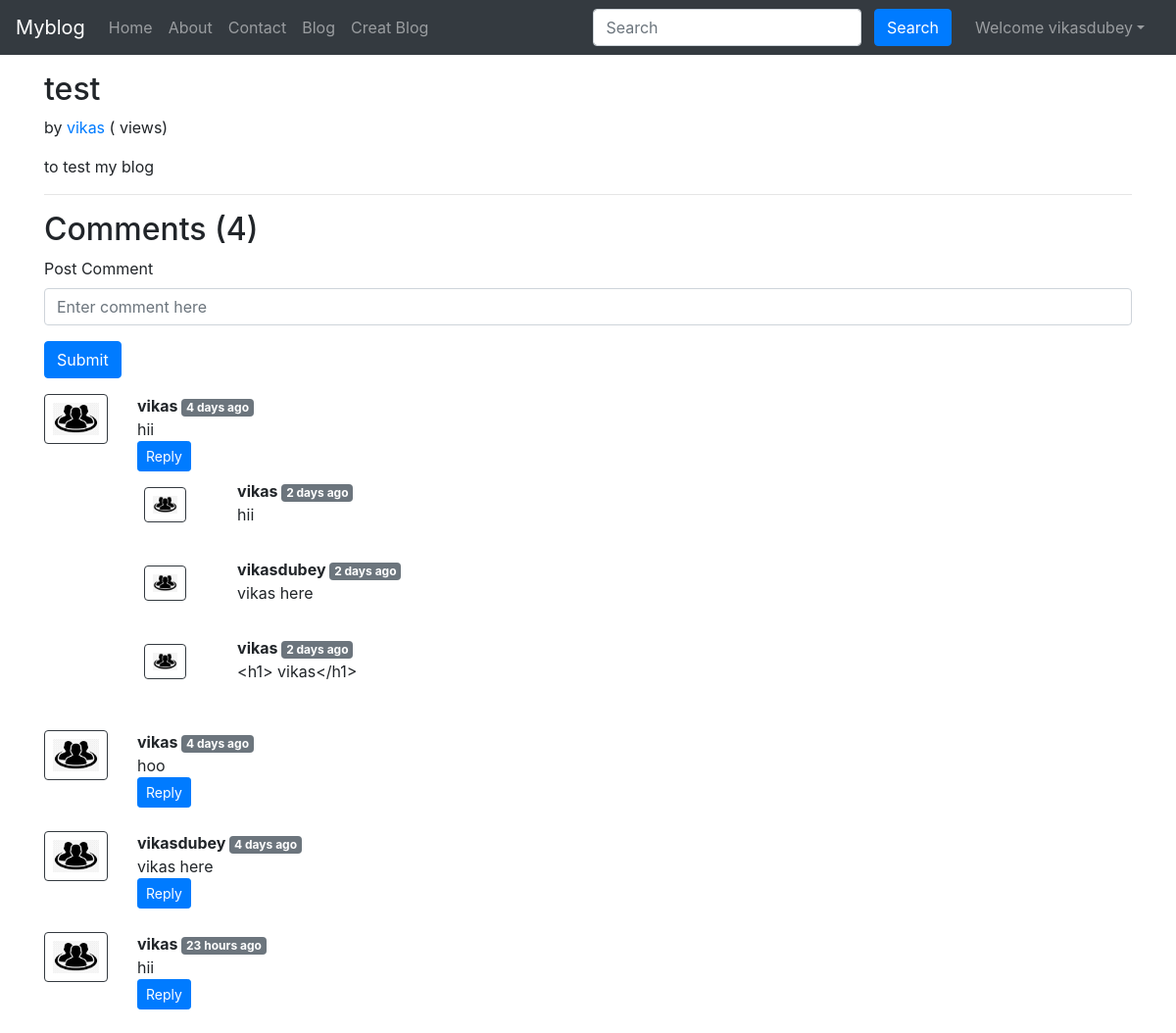
Page /blog/vikas (signed in) on the committed database.
### blog/models.py (models this page shows, shortened)
class Post(models.Model):
    sno=models.AutoField(primary_key=True)
    title=models.CharField(max_length=255)
    author=models.CharField(max_length=14)
    slug=models.CharField(max_length=130,blank=True, null=True)
    timestamp= models.DateTimeField(default=now)
    content=models.TextField()

class BlogComment(models.Model):
    sno= models.AutoField(primary_key=True)
    comment=models.TextField()
    user=models.ForeignKey(User, on_delete=models.CASCADE)
    post=models.ForeignKey(Post, on_delete=models.CASCADE)
    parent=models.ForeignKey('self',on_delete=models.CASCADE, null=True )
    timestamp= models.DateTimeField(default=now)

### blog/views.py (the view)
# urls.py: path('<str:slug>', views.blogPost, name='blogPost'),
def blogPost(request, slug):
    post=Post.objects.filter(slug=slug).first()
    comments= BlogComment.objects.filter(post=post, parent=None)
    replies= BlogComment.objects.filter(post=post).exclude(parent=None)
    replyDict={}
    for reply in replies:
        if reply.parent.sno not in replyDict.keys():
            replyDict[reply.parent.sno]=[reply]
        else:
            replyDict[reply.parent.sno].append(reply)
    context={'post':post, 'comments': comments, 'user': request.user, 'replyDict': replyDict}
    return render(request, "blog/blogPost.html", context)

### blog/templatetags/extras.py (called while the page is built)
@register.filter(name='get_val')
def get_val(dict, key):
    return dict.get(key)

### templates/blog/blogPost.html (shortened to what this page needs)
{% extends 'base.html' %}
{% block body %}
{% load humanize %}
{% load extras %}
<div class="container my-3">
    <h2 class="blog-post-title">{{post.title}}</h2>
    <p class="blog-post-meta">{{post.timeStamp}} by <a href="/about">{{post.author}}</a> (<span > {{post.views}} views</span>)</p>
    <p>{{post.content|safe}}</p>
    <hr>
</div>
<div class="container">
    <h2> Comments ({{comments.count}}) </h2>
    <div class="my-2">
        {% if user.is_authenticated %}
        <form action="/blog/postComment" method="post">
            <div class="form-group">
                <label for="exampleInputEmail1">Post Comment </label>
                <input type="text" class="form-control" name="comment" placeholder="Enter comment here">
            </div>
            <button type="submit" class="btn btn-primary">Submit</button>
        </form>
        {% else %}
        Please login to post a comment
        {% endif %}
    </div>
    {% for comment in comments %}
    <div class="row my-3">
        <div class="col-md-1  ">
            <img class="rounded mx-auto d-block w-100 border border-dark p-2" src="/static/img/user.png" alt="user">
        </div>
        <div class="col-md-11 ">
            <b> {{comment.user.username}} </b> <span class="badge badge-secondary ">{{comment.timestamp| naturaltime}}</span>
            <div>{{comment.comment}}</div>
            <div class="reply mx-0">
                {% if user.is_authenticated %}
                <button class="btn btn-sm btn-primary" type="button" data-toggle="collapse" data-target="#replyBox{{comment.sno}}" aria-expanded="false" aria-controls="replyBox{{comment.sno}}">
                    Reply
                </button>
                {% else %}
                <button class="btn btn-sm btn-primary" type="button" data-toggle="collapse" data-target="#replyBox{{comment.sno}}" aria-expanded="false" aria-controls="replyBox{{comment.sno}}">
                    Login to reply
                </button>
                {% endif %}
                <div class="replies my-2 ">
                    {% for reply in replyDict|get_val:comment.sno %}
                    <div class="row my-2">
                        <div class="col-md-1 ">
                            <img class="rounded mx-auto d-block w-75 my-2 border border-dark p-2" src="/static/img/user.png" alt="user">
                        </div>
                        <div class="col-md-11">
                            <div class="col-md-11 ">
                                <b> {{reply.user.username}} </b> <span class="badge badge-secondary ">{{reply.timestamp| naturaltime}}</span>
                                <div>{{reply.comment}}</div>
                            </div>
                            <br>
                        </div>
                    </div>
                    {% endfor %}
                </div>
            </div>
        </div>
    </div>
    {% endfor %}
</div>
{% endblock %}

### templates/base.html (shortened to what this page needs)
<!doctype html>
<html lang="en">
  <head>
    <link rel="stylesheet" href="https://stackpath.bootstrapcdn.com/bootstrap/4.5.2/css/bootstrap.min.css">
  </head>
  <body>
    <nav class="navbar navbar-expand-lg navbar-dark bg-dark">
        <a class="navbar-brand" href="/">Myblog</a>
        <div class="collapse navbar-collapse" id="navbarSupportedContent">
          <ul class="navbar-nav mr-auto">
            <li class="nav-item {% block homeactive %}  {% endblock homeactive %}">
              <a class="nav-link" href="/">Home <span class="sr-only">(current)</span></a>
            </li>
            <li class="nav-item {% block aboutactive %}  {% endblock aboutactive %}" >
              <a class="nav-link" href="/about">About</a>
            </li>
            <li class="nav-item {% block contactactive %}  {% endblock contactactive %} ">
              <a class="nav-link" href="/contact">Contact</a>
            </li>
            <li class="nav-item {% block blogactive %}  {% endblock blogactive %} ">
              <a class="nav-link" href="/blog">Blog</a>
            </li>
            {% if user.is_authenticated %}
            <li class="nav-item  {% block creatblogactive %}  {% endblock creatblogactive %}">
              <a class="nav-link" href="/blog/creatblog">Creat Blog</a>
            </li>
            {% endif %}
          </ul>
          <div class="ml-auto form-inline ">
          <form method="get" action="/search"class="my-2 my-lg-0 mx-3">
            <input class="form-control mr-sm-2" type="search" placeholder="Search" aria-label="Search" name="query" id="query">
            <button class="btn btn-primary my-2 my-sm-0 " type="submit">Search</button>
          </form>
{% if user.is_authenticated %}
<ul class="navbar-nav mr-2">
<li class="nav-item dropdown">
<a class="nav-link dropdown-toggle" href='#' id="navbarDropdown" role="button" data-toggle="dropdown"> Welcome {{request.user}}</a>
      </li>
      </ul>
      </div>
{% endif %}
        </div>
      </nav>
      {% block body %}  {% endblock body %}
  </body>
</html>

### rows in the picture
Post: title "test", author "vikas", content "to test my blog"
BlogComment: user.username "vikas", timestamp "4 days ago", comment "hii"
BlogComment: user.username "vikas", timestamp "2 days ago", comment "hii"
BlogComment: user.username "vikasdubey", timestamp "2 days ago", comment "vikas here"
BlogComment: user.username "vikas", timestamp "2 days ago", comment "<h1> vikas</h1>"
BlogComment: user.username "vikas", timestamp "4 days ago", comment "hoo"
BlogComment: user.username "vikasdubey", timestamp "4 days ago", comment "vikas here"
BlogComment: user.username "vikas", timestamp "23 hours ago", comment "hii"

### other values in the picture
{{ request.user }} "vikasdubey"
{{ comments.count }} "4"
